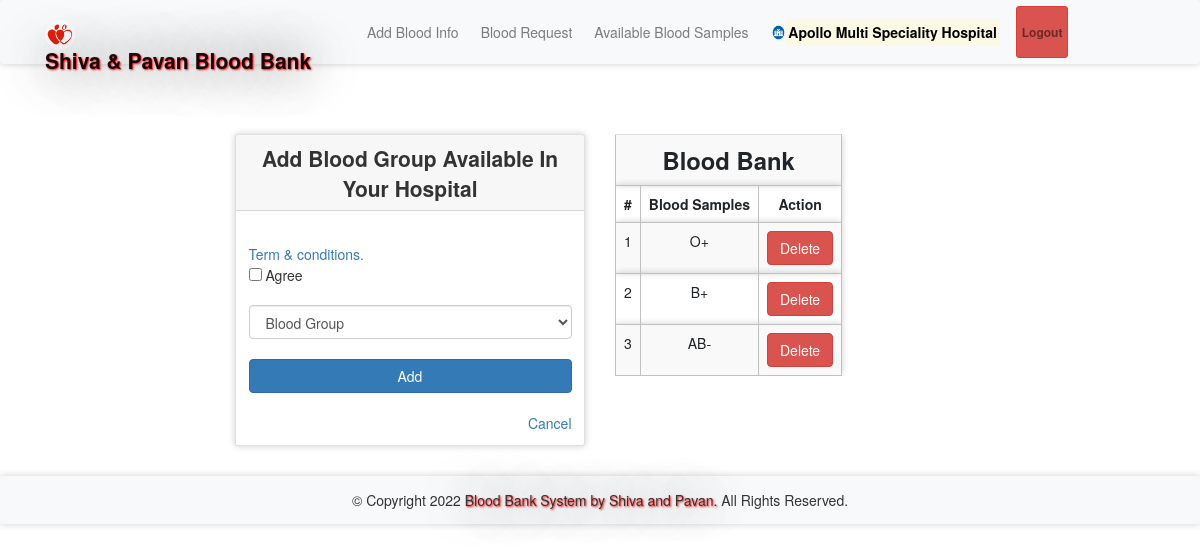
The app's page /bloodinfo.php (signed in) with its own data.
### tables this page shows
CREATE TABLE `bloodinfo` (
  `bid` int(11) NOT NULL,
  `hid` int(11) NOT NULL,
  `bg` varchar(10) NOT NULL
);

### message.php (called while the page is built, shortened)
<?php $counter=0; if(isset($_GET['msg'])) { ?>
	<div class="col-5 alert alert alert-success alert-dismissible fade show card" id="message">
		<button type="button" class="close" data-dismiss="alert" title="close">&times;</button><?php echo $_GET['msg'];?>
	</div>
<?php }?>

### bloodinfo.php (the view, shortened to what this page needs)
<?php
  require 'file/connection.php';
  if(!isset($_SESSION['hid']))
  {
  header('location:login.php');
  }
  else {
?>
<!DOCTYPE html>
<html>
<?php require 'head.php'; ?>
<body>
  <?php require 'header.php'; ?>
    <div class="container cont">
      <?php require 'message.php'; ?>
      <div class="row justify-content-center">
         <div class="col-lg-4 col-md-5 col-sm-6 col-xs-7 mb-5">
          <div class="card">
            <div class="card-header title">Add blood group available in your hospital</div>
        <div class="card-body">
        <form action="file/infoAdd.php" method="post">
          <a data-toggle="collapse" href="#collapseExample" role="button" aria-expanded="false" aria-controls="collapseExample" title="click to see">Term & conditions. </a><br>
          <input type="checkbox" name="condition" value="agree" required> Agree<br><br>
          <select class="form-control" name="bg" required="">
                <option disabled selected>Blood Group</option>
          </select><br>
          <input type="submit" name="add" value="Add" class="btn btn-primary btn-block"><br>
          <a href="index.php" class="float-right" title="click here">Cancel</a>
        </form>
         </div>
       </div>
     </div>
<?php   if(isset($_SESSION['hid'])){
    $hid=$_SESSION['hid'];
    $sql = "select * from bloodinfo where hid='$hid'";
    $result = mysqli_query($conn, $sql);
  }
  ?>
    <div class="col-lg-4 col-md-5 col-sm-6 col-xs-7 mb-5">
          <table class="table table-striped table-responsive">
            <th colspan="4" class="title">Blood Bank</th>
            <tr>
              <th>#</th>
              <th>Blood Samples</th>
              <th>Action</th>
            </tr>
            <?php while($row = mysqli_fetch_array($result)) { ?>
            <tr>
              <td><?php echo ++$counter; ?></td>
              <td><?php echo $row['bg'];?></td>
              <td><a href="file/delete.php?bid=<?php echo $row['bid'];?>" class="btn btn-danger">Delete</a></td>
            </tr>
            <?php } ?>
          </table>
      </div>
   </div>
</div>
<?php require 'footer.php' ?>
</body>
<?php } ?>

### css/style.css (style rules this page uses)
.cont { padding-top: 40px; text-align: justify; font-size: 1em; }
.card ,nav, .footer,tr,video { border-radius: 3px; transition: all 200ms ease-out; box-shadow: 0px 0px 7px rgba(0, 0, 0, 0.2); }
tr,th,td { border:0.1px solid silver; text-align: center; }
.title { font-weight: bold; font-size: 1.7em; text-transform: capitalize; text-align: center; }
.card-header { font-weight: bolder; font-size: 1.5em; }
form { padding-top: 20px; }
a:link { text-decoration: none; }

### records on screen
bloodinfo: bg "O+"
bloodinfo: bg "B+"
bloodinfo: bg "AB-"

### other values on screen
$_SESSION['hname'] "Apollo Multi Speciality Hospital"
